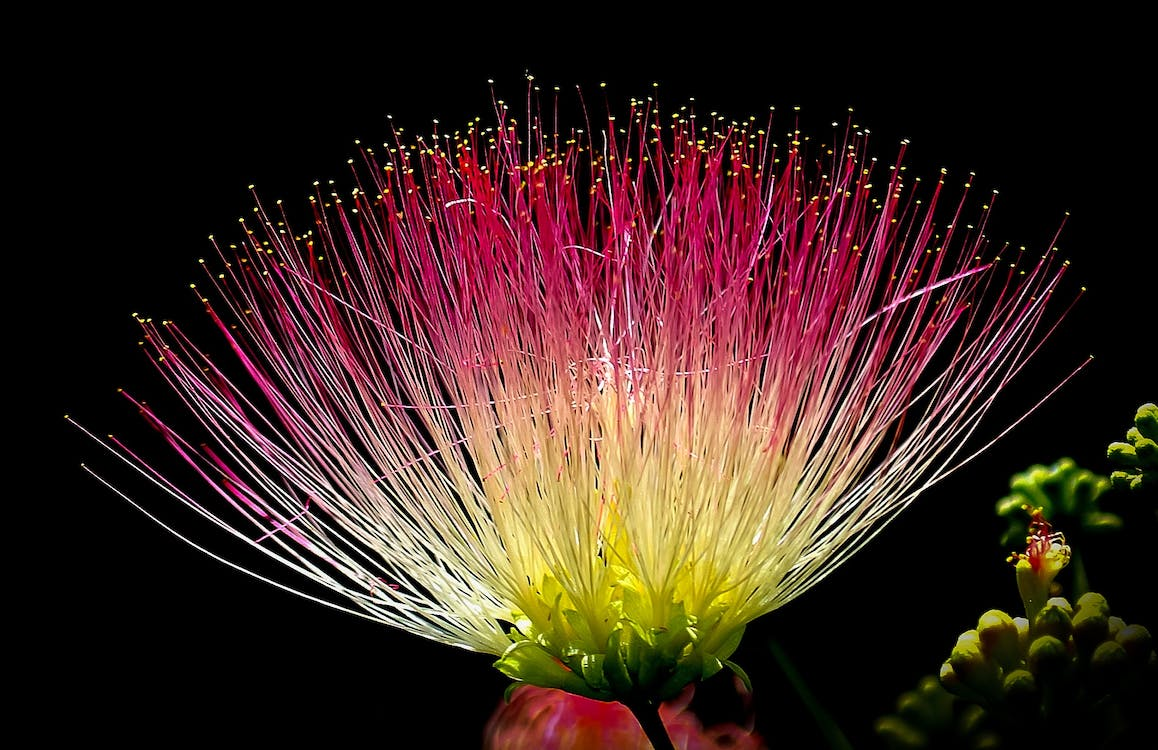
#> input picture images/flower.jpg, 1158 x 750 px
$ jupyter execute 'Chapter 6.ipynb'   (older library calls are emulated)   (text cells are left out)
#> lines starting #> are read from the running program, lines starting #| are printed output that depends on the picture; pictures that were not available may be replaced by others from this repository, and a replacement may not be noted
[cell 1]
import numpy as np
import matplotlib.pyplot as plt
from scipy.interpolate import CubicSpline
from scipy.interpolate import RectBivariateSpline
from scipy.fftpack import fft2, ifft2, fftshift, ifftshift
from scipy import stats
import cv2
import pywt
from scipy.ndimage import uniform_filter
from skimage import io, util

# Load a sample images
flower = cv2.cvtColor(cv2.imread('images/flower.jpg'), cv2.COLOR_BGR2RGB)
veg = cv2.cvtColor(cv2.imread('images/veg.png'), cv2.COLOR_BGR2RGB)
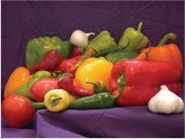
#> input picture images/veg.jpg, 185 x 139 px, given in place of veg.png, which was not available
girl= cv2.cvtColor(cv2.imread('images/girl2.png'), cv2.COLOR_BGR2RGB)
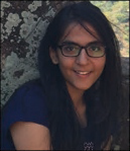
#> input picture images/girl2.png, 130 x 151 px

# Convert images to Grayscale
flower_img = cv2.cvtColor(flower, cv2.COLOR_RGB2GRAY)
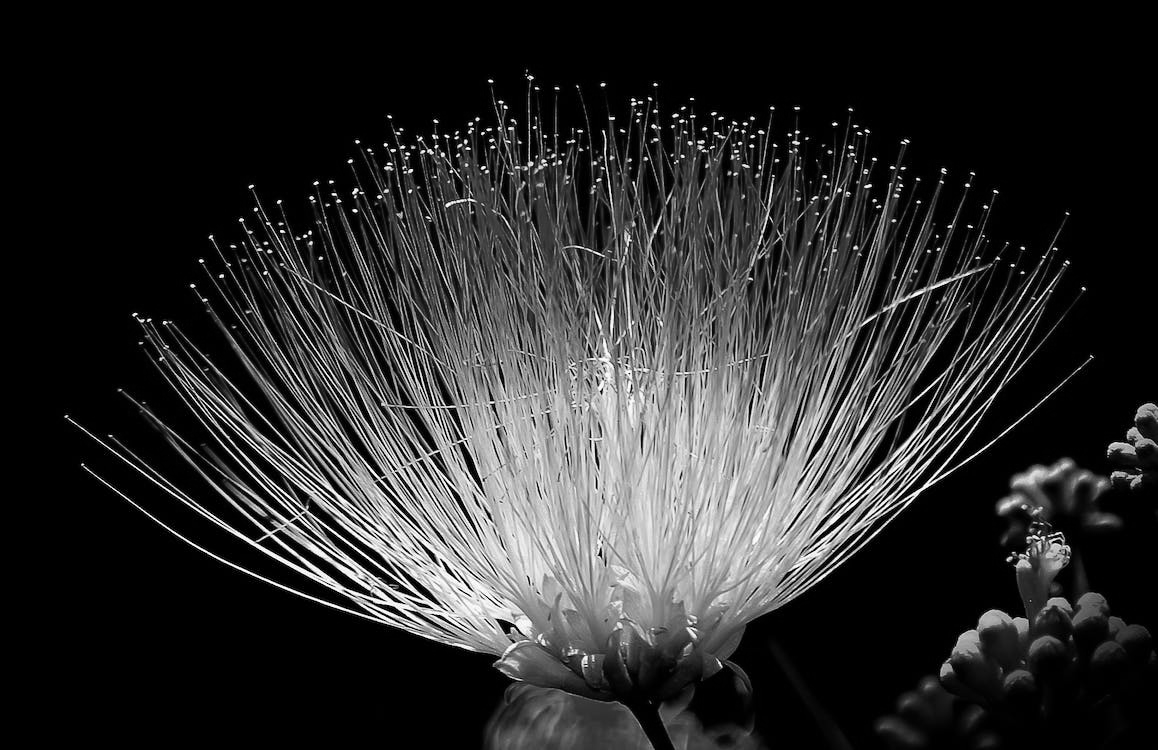
#> flower_img: shape (750, 1158); min 0, max 255, mean 44.6
veg_img = cv2.cvtColor(veg, cv2.COLOR_RGB2GRAY)
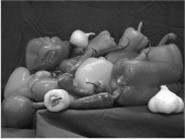
#> veg_img: shape (139, 185); min 6, max 254, mean 83.5
girl_img = cv2.cvtColor(girl, cv2.COLOR_RGB2GRAY)


def show_images(images, titles, images_per_row=3, cmap='gray'):
    """Display a list of images using matplotlib."""
    num_images = len(images)
    num_rows = np.ceil(num_images / images_per_row).astype(int)

    # Set the figure size to closely match the manual plot example (15, 5)
    figure_width = 15  # Fixed width
    figure_height = 5 * num_rows  # Adjusted by the number of rows

    plt.figure(figsize=(figure_width, figure_height))

    for i, (image, title) in enumerate(zip(images, titles)):
        plt.subplot(num_rows, images_per_row, i + 1)
        # If images have different ranges, you might want to set vmin and vmax
        # to the min and max of each image respectively:
        # vmin, vmax = image.min(), image.max()
        # Or, for normalized images, you can omit vmin and vmax to use the default behavior
        plt.imshow(image, cmap=cmap)
        plt.title(title)
        plt.axis('off')

    plt.tight_layout()
    plt.show()

[cell 2]
from skimage.util import random_noise

# Add Gaussian noise
gaussian_noisy_image = random_noise(girl_img, mode='gaussian', mean=0, var=0.01)
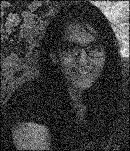
#> gaussian_noisy_image: shape (151, 130) float64; min 0, max 1, mean 0.23

# Add Salt and pepper noise
sp_noisy_image = random_noise(girl_img, mode='salt', amount=0.05)
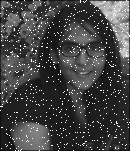
#> sp_noisy_image: shape (151, 130) float64; min 0, max 1, mean 0.264

# Add Rayleigh noise
# For Rayleigh noise, we can use `np.random.rayleigh` and then combine with the image
rayleigh_noise = np.random.rayleigh(scale=0.05, size=girl_img.shape)
rayleigh_noisy_image = girl_img + rayleigh_noise

# Add Gamma noise
# There is no direct function in skimage, so we'll use numpy
gamma_noise = np.random.gamma(shape=1.0, scale=0.05, size=girl_img.shape)
gamma_noisy_image = girl_img + gamma_noise

# Add Exponential noise
exp_noise = np.random.exponential(scale=0.05, size=girl_img.shape)
exp_noisy_image = girl_img + exp_noise

# Add Uniform noise
uniform_noise = np.random.uniform(low=-0.05, high=0.05, size=girl_img.shape)
uniform_noisy_image = girl_img + uniform_noise

# Display the original and noisy images
show_images([girl_img, gaussian_noisy_image, sp_noisy_image, uniform_noisy_image, rayleigh_noisy_image, gamma_noisy_image, exp_noisy_image],
            ['Original Image', 'Gaussian Noise', 'Salt & Pepper Noise', 'Uniform Noise', 'Rayleigh Noise', 'Gamma Noise', 'Exponential Noise' ], images_per_row=3)
#> in show_images, `num_images = len(images)`: num_images = 7
#> in show_images, `num_rows = np.ceil(num_images / images_per_row).astype(int)`: num_rows = 3
#> in show_images, `figure_height = 5 * num_rows`: figure_height = 15
#> the loop in show_images, `for i, (image, title) in enumerate(zip(images, titles)):` made 7 passes
#> title on passes 1 to 7: 'Original Image', 'Gaussian Noise', 'Salt & Pepper Noise', 'Uniform Noise', 'Rayleigh Noise', 'Gamma Noise', 'Exponential Noise'

[cell 3]
def add_periodic_noise(image, frequency, amplitude):
    """
    Add sinusoidal periodic noise to an image.

    :param image: Input image as a numpy array.
    :param frequency: Frequency of the sinusoidal noise.
    :param amplitude: Amplitude of the sinusoidal noise.
    :return: Image with periodic noise added.
    """
    rows, cols = image.shape
    noise = np.sin(2 * np.pi * frequency * (np.arange(rows)[:, None] / rows))
    noise = noise + np.sin(2 * np.pi * frequency * (np.arange(cols) / cols))
    noisy_image = image + amplitude * noise
    return np.clip(noisy_image, 0, 1)

# Load an example image and convert to float
image = np.random.rand(256, 256)  # Replace this with your actual grayscale image

# Parameters for the periodic noise
frequency = 5  # Frequency of the sinusoidal noise
amplitude = 0.2  # Amplitude of the sinusoidal noise

# Add periodic noise to the image
noisy_image = add_periodic_noise(image, frequency, amplitude)

# Display images

show_images([image, noisy_image], ["Original Image", "Image with Periodic Noise"])
#> call 2 of show_images, with images_per_row = 3, cmap = 'gray'
#> in show_images (call 2), `plt.show()`:
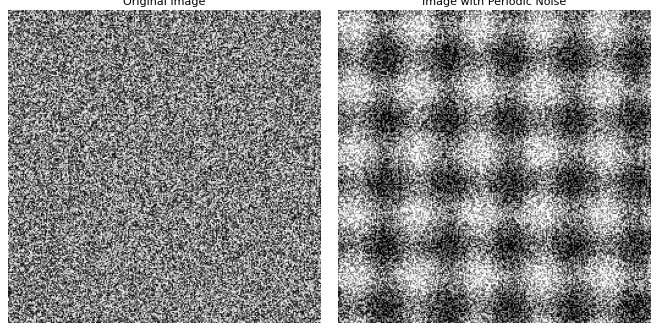
#> figure drawn by matplotlib, 2 panels

[cell 4]
# Add Gaussian noise to the image
noisy_img = util.random_noise(girl_img, mode='gaussian', var=0.02)
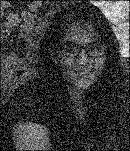
#> noisy_img: shape (151, 130) float64; min 0, max 1, mean 0.237

# Apply average filters of various sizes
b = uniform_filter(noisy_img, size=3)
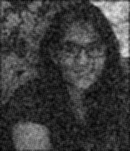
#> b: shape (151, 130) float64; min 0.0125, max 0.907, mean 0.237
c = uniform_filter(noisy_img, size=5)
d = uniform_filter(noisy_img, size=7)
e = uniform_filter(noisy_img, size=9)
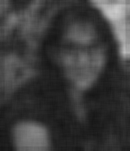
#> e: shape (151, 130) float64; min 0.083, max 0.801, mean 0.237

# Display the original and denoised images
fig, axs = plt.subplots(3, 2, figsize=(12, 12))
axs[0, 0].imshow(girl_img, cmap='gray')
axs[0, 0].set_title('Original Image')
axs[0, 1].imshow(noisy_img, cmap='gray')
axs[0, 1].set_title('Gaussian Noise with variance 0.02')
axs[1, 0].imshow(b, cmap='gray')
axs[1, 0].set_title('3x3 Average Filter')
axs[1, 1].imshow(c, cmap='gray')
axs[1, 1].set_title('5x5 Average Filter')
axs[2, 0].imshow(d, cmap='gray')
axs[2, 0].set_title('7x7 Average Filter')
axs[2, 1].imshow(e, cmap='gray')
axs[2, 1].set_title('9x9 Average Filter')

for ax in axs.flat:
    ax.axis('off')
#> this loop made 6 passes

plt.tight_layout()
plt.show()
